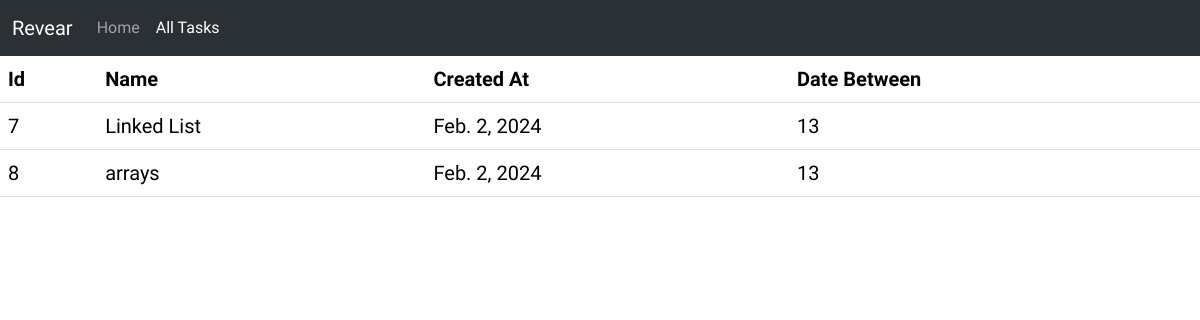
/all/, run on an earlier commit of the app's database.
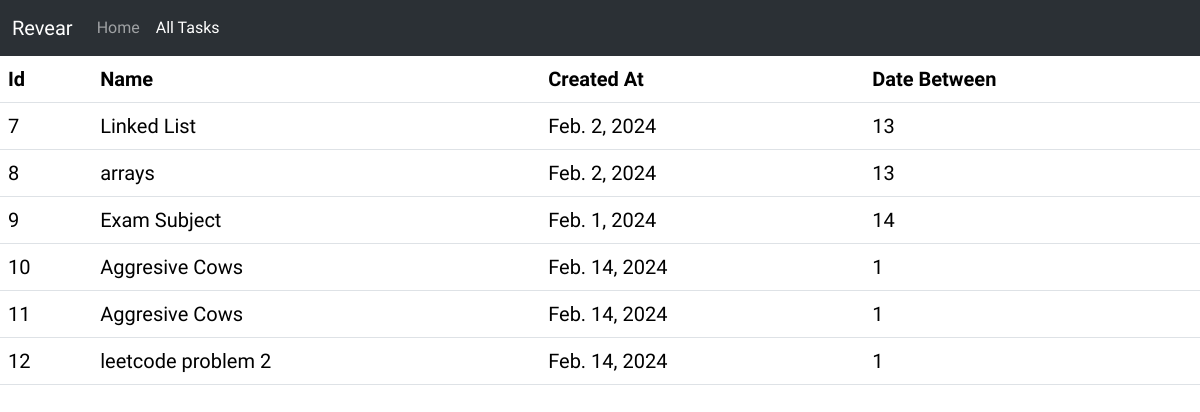
And on a later commit of the database.
### revear_app/models.py (models this page shows)
class TaskData(models.Model):
    name = models.CharField(max_length = 200)
    created_at = models.DateTimeField(default=timezone.now(), blank=True, null=True)
    @property
    def datebetween(self):
        curr_date = timezone.now().date()
        created_date = self.created_at.date() if self.created_at else None
        if created_date:
            return curr_date - created_date
        else:
            return None

### revear_app/views.py (the view)
# urls.py: path('all/', views.all),
def all(request):
    value = models.TaskData.objects.all()
    context = {
        "value" : value
    }
    return render(request, 'taskList.html', context)

### templates/taskList.html (shortened to what this page needs)
{% extends "base.html" %}
{% load static %}
{% block style_file %}
    <link rel="stylesheet" href="{% static 'styles.css' %}">
{% endblock style_file %}
{% block task_active %}active{% endblock task_active %}
{% block content %}
<table class="table fs-5">
    <tr>
        <th scope="col"> Id</th>
        <th scope="col"> Name</th>
        <th scope="col"> Created At</th>
        <th scope="col"> Date Between </th>
    </tr>
    {% for each in value %}
    <tr>
        <td>{{each.id}}</td>
        <td>{{each.name}}</td>
        <td>{{each.created_at.date}}</td>
        <td>{{each.datebetween.days}}</td>
    </tr>
    {% endfor %}
</table>
{% endblock content %}

What changed in the data, as far as the page shows it:
added TaskData: id "9", name "Exam Subject", created_at "Feb. 1, 2024", datebetween.days "14"
added TaskData: id "10", name "Aggresive Cows", created_at "Feb. 14, 2024", datebetween.days "1"
added TaskData: id "11", name "Aggresive Cows", created_at "Feb. 14, 2024", datebetween.days "1"
added TaskData: id "12", name "leetcode problem 2", created_at "Feb. 14, 2024", datebetween.days "1"
